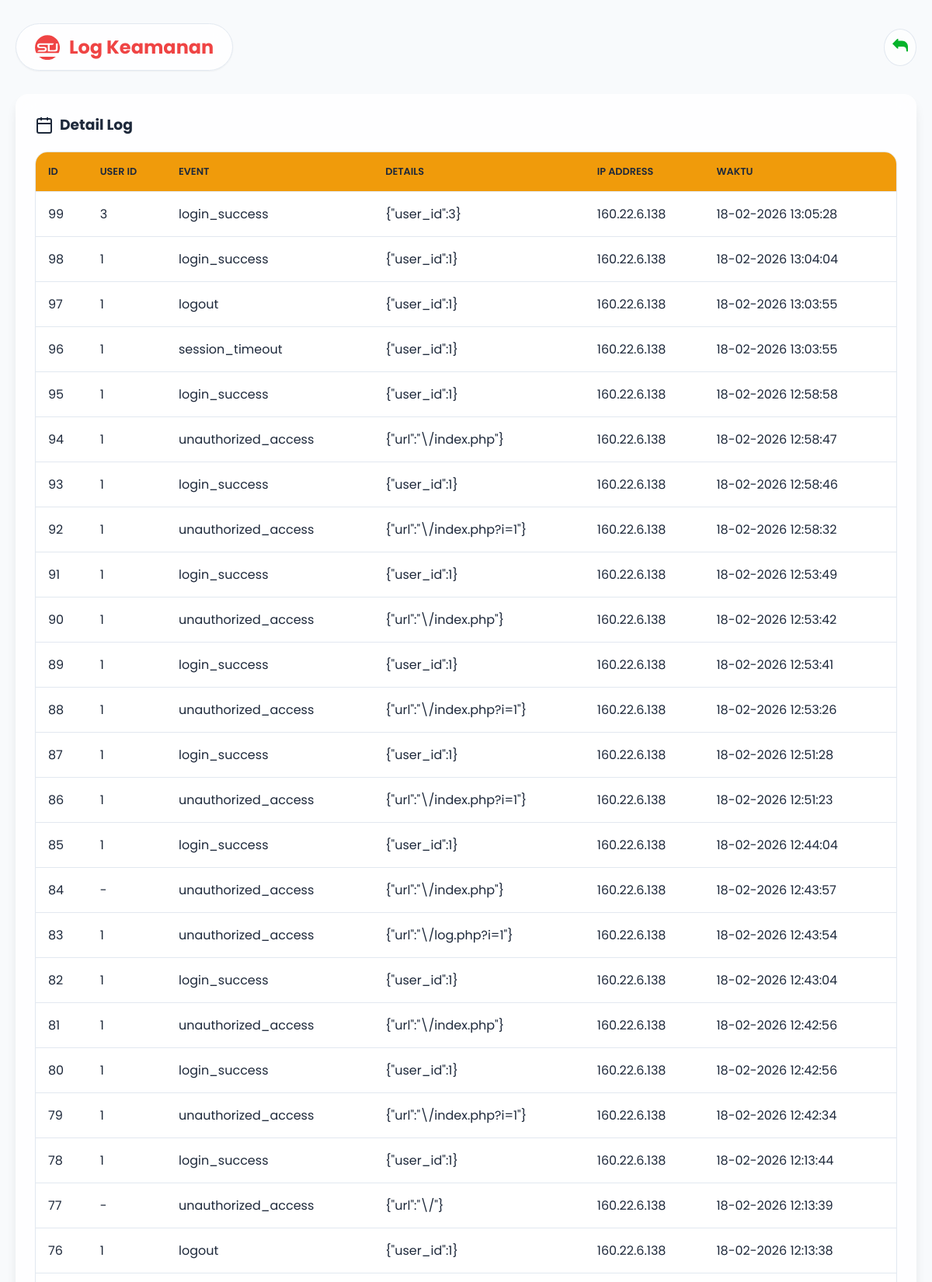
Page /log.php (signed in, upper part) on the committed database.
### tables this page shows
CREATE TABLE `security_logs` (
  `id` int(11) NOT NULL,
  `user_id` int(11) DEFAULT NULL,
  `event` varchar(100) NOT NULL,
  `details` text DEFAULT NULL,
  `ip_address` varchar(45) DEFAULT NULL,
  `user_agent` text DEFAULT NULL,
  `created_at` timestamp NULL DEFAULT current_timestamp()
);

### log.php (the view, shortened to what this page needs)
<?php
require_once 'auth.php';
$logs = [];
$limit = 100;
$page = isset($_GET['page']) ? max(1, (int)$_GET['page']) : 1;
$offset = ($page - 1) * $limit;
try {
    $stmt = $pdo->query("SHOW TABLES LIKE 'security_logs'");
    if ($stmt->rowCount() == 0) {
        $sql = "CREATE TABLE IF NOT EXISTS `security_logs` (
            `id` INT AUTO_INCREMENT PRIMARY KEY,
            `user_id` INT NULL,
            `event` VARCHAR(100) NOT NULL,
            `details` TEXT,
            `ip_address` VARCHAR(45),
            `user_agent` TEXT,
            `created_at` TIMESTAMP DEFAULT CURRENT_TIMESTAMP,
            INDEX idx_user_id (`user_id`),
            INDEX idx_event (`event`),
            INDEX idx_created_at (`created_at`)
        ) ENGINE=InnoDB DEFAULT CHARSET=utf8mb4 COLLATE=utf8mb4_0900_ai_ci;";
        $pdo->exec($sql);
        $logs = [];
        $total = 0;
    } else {
        $stmt = $pdo->prepare("SELECT * FROM security_logs ORDER BY created_at DESC LIMIT ? OFFSET ?");
        $stmt->bindValue(1, $limit, PDO::PARAM_INT);
        $stmt->bindValue(2, $offset, PDO::PARAM_INT);
        $stmt->execute();
        $logs = $stmt->fetchAll();
    }
} catch (PDOException $e) {
    $error = "Database error: " . $e->getMessage();
}
?>
<!DOCTYPE html>
<html lang="id">
<head>
</head>
<body data-theme="light">
    <div class="container">
        <div class="header">
            <div class="brand">
                Log Keamanan
            </div>
            <div class="header-actions">
                <button class="theme-btn" onclick="window.location.href='index.php'">
                    </button>
            </div>
        </div>
		<div class="glass-card">
                <h3 style="margin-bottom: 20px; display: flex; align-items: center; gap: 8px;">
                    <svg width="24" height="24" viewBox="0 0 24 24" fill="none" stroke="currentColor" stroke-width="2">
                        <rect x="3" y="4" width="18" height="18" rx="2" ry="2"/>
                        <line x1="16" y1="2" x2="16" y2="6"/>
                        <line x1="8" y1="2" x2="8" y2="6"/>
                        <line x1="3" y1="10" x2="21" y2="10"/>
                    </svg>
                    Detail Log
                </h3>
       	 <div class="table-wrapper">
            <table>
                <thead style="background-color: #f59e0b;">
                    <tr>
                        <th>ID</th>
                        <th>User ID</th>
                        <th>Event</th>
                        <th>Details</th>
                        <th>IP Address</th>
                        <th>Waktu</th>
                    </tr>
                </thead>
                <tbody>
                    <?php if (empty($logs)): ?>
                        <tr>
                            <td colspan="6" style="text-align:center; padding:40px; color:var(--text-muted);">
                                Belum ada data log.
                            </td>
                        </tr>
                    <?php else: ?>
                        <?php foreach ($logs as $log): ?>
                        <tr>
                            <td><?= $log['id']?? '-'?></td>
                            <td><?= $log['user_id'] ?? '-' ?></td>
                            <td><?= htmlspecialchars($log['event']) ?></td>
                            <td><pre><?= htmlspecialchars($log['details'] ?? '') ?></pre></td>
                            <td><?= htmlspecialchars($log['ip_address'] ?? '-') ?></td>
                            <td><?= date('d-m-Y H:i:s', strtotime($log['created_at'])) ?></td>
                        </tr>
                        <?php endforeach; ?>
                    <?php endif; ?>
                </tbody>
            </table>
        </div>
    </div>
    </div>

### log.php (style rules this page uses)
:root { --primary: #4f46e5; --primary-light: #e0e7ff; --primary-dark: #3730a3; --success: #10b981; --danger: #ef4444; --warning: #f59e0b; --info: #3b82f6; --bg-body: #f8fafc; --bg-surface: rgba(255,255,255,0.8); --bg-surface-solid: #ffffff; --text-main: #1e293b; --text-ungu : #4f46e5; --text-muted: #64748b; --border: #e2e8f0; --shadow-sm: 0 1px 2px 0 rgb(0 0 0 / 0.05); --shadow-md: 0 4px 6px -1px rgb(0 0 0 / 0.1); --shadow-lg: 0 10px 15px -3px rgb(0 0 0 / 0.1); --shadow-xl: 0 20px 25px -5px rgb(0 0 0 / 0.1); --radius: 16px; --blur: blur(12px); }
* { margin: 0; padding: 0; box-sizing: border-box; font-family: 'Poppins', sans-serif; transition: background-color 0.3s, color 0.3s, border-color 0.3s; }
body { background-color: var(--bg-body); color: var(--text-main); padding: 30px 20px; min-height: 100vh; }
.container { max-width: 1400px; margin: 0 auto; }
.glass-card { background: var(--bg-surface); backdrop-filter: var(--blur); -webkit-backdrop-filter: var(--blur); border: 1px solid rgba(255,255,255,0.1); border-radius: var(--radius); padding: 24px; box-shadow: var(--shadow-lg); transition: all 0.3s ease; }
.header { display: flex; justify-content: space-between; align-items: center; margin-bottom: 30px; flex-wrap: wrap; gap: 20px; }
.brand { font-size: 1.5rem; font-weight: 700; display: flex; align-items: center; gap: 12px; color: var(--danger); background: var(--bg-surface); padding: 12px 24px; border-radius: 60px; backdrop-filter: var(--blur); border: 1px solid var(--border); box-shadow: var(--shadow-sm); }
.brand svg { width: 32px; height: 32px; fill: currentColor; }
.header-actions { display: flex; gap: 12px; align-items: center; flex-wrap: wrap; }
.theme-btn { background: var(--bg-surface); border: 1px solid var(--border); padding: 10px; border-radius: 50%; cursor: pointer; transition: transform 0.2s; }
.table-wrapper { overflow-x: auto; border-radius: var(--radius); border: 1px solid var(--border); background: var(--bg-surface); backdrop-filter: var(--blur); margin-bottom: 30px; }
table { width: 100%; border-collapse: collapse; min-width: 600px; }
th { text-align: left; padding: 16px; background: rgba(0,0,0,0.02); color: var(--text-main); font-size: 0.8rem; font-weight: 600; text-transform: uppercase; border-bottom: 1px solid var(--border); }
td { padding: 16px; border-bottom: 1px solid var(--border); color: var(--text-main); }

### rows in the picture
security_logs: id "99", user "3", event "login_success", details "{\"user_id\":3}", ip_address "160.22.6.138", created_at "18-02-2026 13:05:28"
security_logs: id "98", user "1", event "login_success", details "{\"user_id\":1}", ip_address "160.22.6.138", created_at "18-02-2026 13:04:04"
security_logs: id "97", user "1", event "logout", details "{\"user_id\":1}", ip_address "160.22.6.138", created_at "18-02-2026 13:03:55"
security_logs: id "96", user "1", event "session_timeout", details "{\"user_id\":1}", ip_address "160.22.6.138", created_at "18-02-2026 13:03:55"
security_logs: id "95", user "1", event "login_success", details "{\"user_id\":1}", ip_address "160.22.6.138", created_at "18-02-2026 12:58:58"
security_logs: id "94", user "1", event "unauthorized_access", details "{\"url\":\"\\/index.php\"}", ip_address "160.22.6.138", created_at "18-02-2026 12:58:47"
security_logs: id "93", user "1", event "login_success", details "{\"user_id\":1}", ip_address "160.22.6.138", created_at "18-02-2026 12:58:46"
security_logs: id "92", user "1", event "unauthorized_access", details "{\"url\":\"\\/index.php?i=1\"}", ip_address "160.22.6.138", created_at "18-02-2026 12:58:32"
security_logs: id "91", user "1", event "login_success", details "{\"user_id\":1}", ip_address "160.22.6.138", created_at "18-02-2026 12:53:49"
security_logs: id "90", user "1", event "unauthorized_access", details "{\"url\":\"\\/index.php\"}", ip_address "160.22.6.138", created_at "18-02-2026 12:53:42"
security_logs: id "89", user "1", event "login_success", details "{\"user_id\":1}", ip_address "160.22.6.138", created_at "18-02-2026 12:53:41"
security_logs: id "88", user "1", event "unauthorized_access", details "{\"url\":\"\\/index.php?i=1\"}", ip_address "160.22.6.138", created_at "18-02-2026 12:53:26"
security_logs: id "87", user "1", event "login_success", details "{\"user_id\":1}", ip_address "160.22.6.138", created_at "18-02-2026 12:51:28"
security_logs: id "86", user "1", event "unauthorized_access", details "{\"url\":\"\\/index.php?i=1\"}", ip_address "160.22.6.138", created_at "18-02-2026 12:51:23"
security_logs: id "85", user "1", event "login_success", details "{\"user_id\":1}", ip_address "160.22.6.138", created_at "18-02-2026 12:44:04"
security_logs: id "84", user "-", event "unauthorized_access", details "{\"url\":\"\\/index.php\"}", ip_address "160.22.6.138", created_at "18-02-2026 12:43:57"
security_logs: id "83", user "1", event "unauthorized_access", details "{\"url\":\"\\/log.php?i=1\"}", ip_address "160.22.6.138", created_at "18-02-2026 12:43:54"
security_logs: id "82", user "1", event "login_success", details "{\"user_id\":1}", ip_address "160.22.6.138", created_at "18-02-2026 12:43:04"
security_logs: id "81", user "1", event "unauthorized_access", details "{\"url\":\"\\/index.php\"}", ip_address "160.22.6.138", created_at "18-02-2026 12:42:56"
security_logs: id "80", user "1", event "login_success", details "{\"user_id\":1}", ip_address "160.22.6.138", created_at "18-02-2026 12:42:56"
security_logs: id "79", user "1", event "unauthorized_access", details "{\"url\":\"\\/index.php?i=1\"}", ip_address "160.22.6.138", created_at "18-02-2026 12:42:34"
security_logs: id "78", user "1", event "login_success", details "{\"user_id\":1}", ip_address "160.22.6.138", created_at "18-02-2026 12:13:44"
security_logs: id "77", user "-", event "unauthorized_access", details "{\"url\":\"\\/\"}", ip_address "160.22.6.138", created_at "18-02-2026 12:13:39"
security_logs: id "76", user "1", event "logout", details "{\"user_id\":1}", ip_address "160.22.6.138", created_at "18-02-2026 12:13:38"
